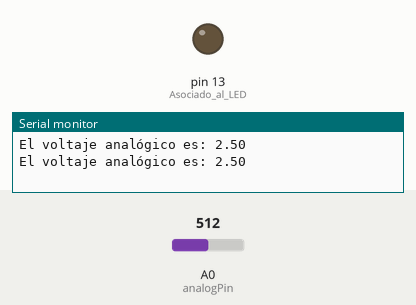
A sketch run on a simulated Arduino Uno, built with avr-gcc and run on an emulated ATmega328P. On the bench: output pins drawn as LEDs (lit = HIGH), the last lines printed to the serial monitor. The test bench sets the inputs (shaded band); at power-on: A0 (analogPin) = 512.

Above: at 1.8 s.
1.9 s: A0 (analogPin) set to 602
3.4 s: A0 (analogPin) set to 630
At 4.3 s:
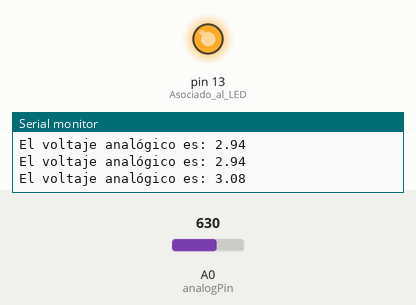
5.5 s: A0 (analogPin) set to 511
At 7.1 s:
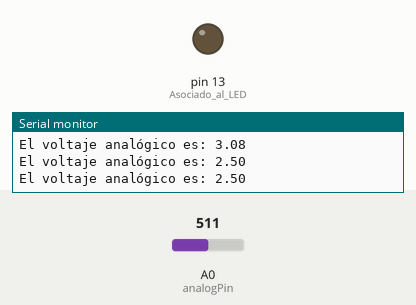
7.5 s: A0 (analogPin) set to 716
At 8.6 s:
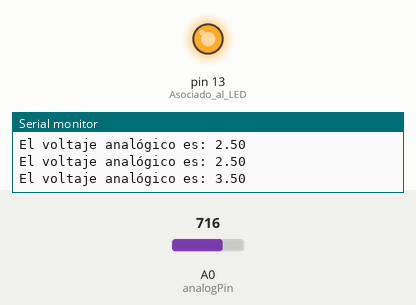
Timing chart, 0 to 10.5 s (numbered marks = the images above; inputs shaded):
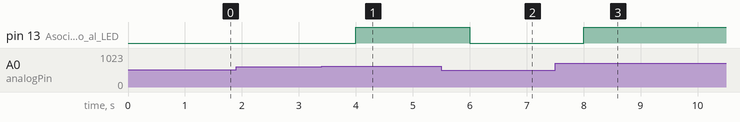

The sketch:

4.3.ino
```cpp
int analogPin = A0;// potentiometer wiper (middle terminal) connected to analog pin 3
// outside leads to ground and +5V
  int val = 0;// variable to store the value read
  float volt = 0; //Voltaje a mostrar

void setup() {
  Serial.begin(9600);//  setup serial
  pinMode(13, OUTPUT); //Asociado al LED
}

void loop() {
  val = analogRead(analogPin);// read the input pin
  volt=(float(val)*5)/1024;
  if(volt>=3){
    digitalWrite(13,HIGH); //Enciendo el LED
  }
  else{
    digitalWrite(13,LOW); //Apago el LED
  }
  Serial.print ("El voltaje analógico es: ");
  Serial.println(volt);// debug value}
  delay(1000); //Espero un segundo
}
```

Measured:
- the behaviour switches between 614 and 615 on A0 (analogPin) (found by bisection; images 0 and 1)
- after the input at 3.4 s, pin 13 (Asociado_al_LED): LOW → HIGH after 0.60 s
- after the input at 5.5 s, pin 13 (Asociado_al_LED): HIGH → LOW after 0.50 s
- after the input at 7.5 s, pin 13 (Asociado_al_LED): LOW → HIGH after 0.51 s
